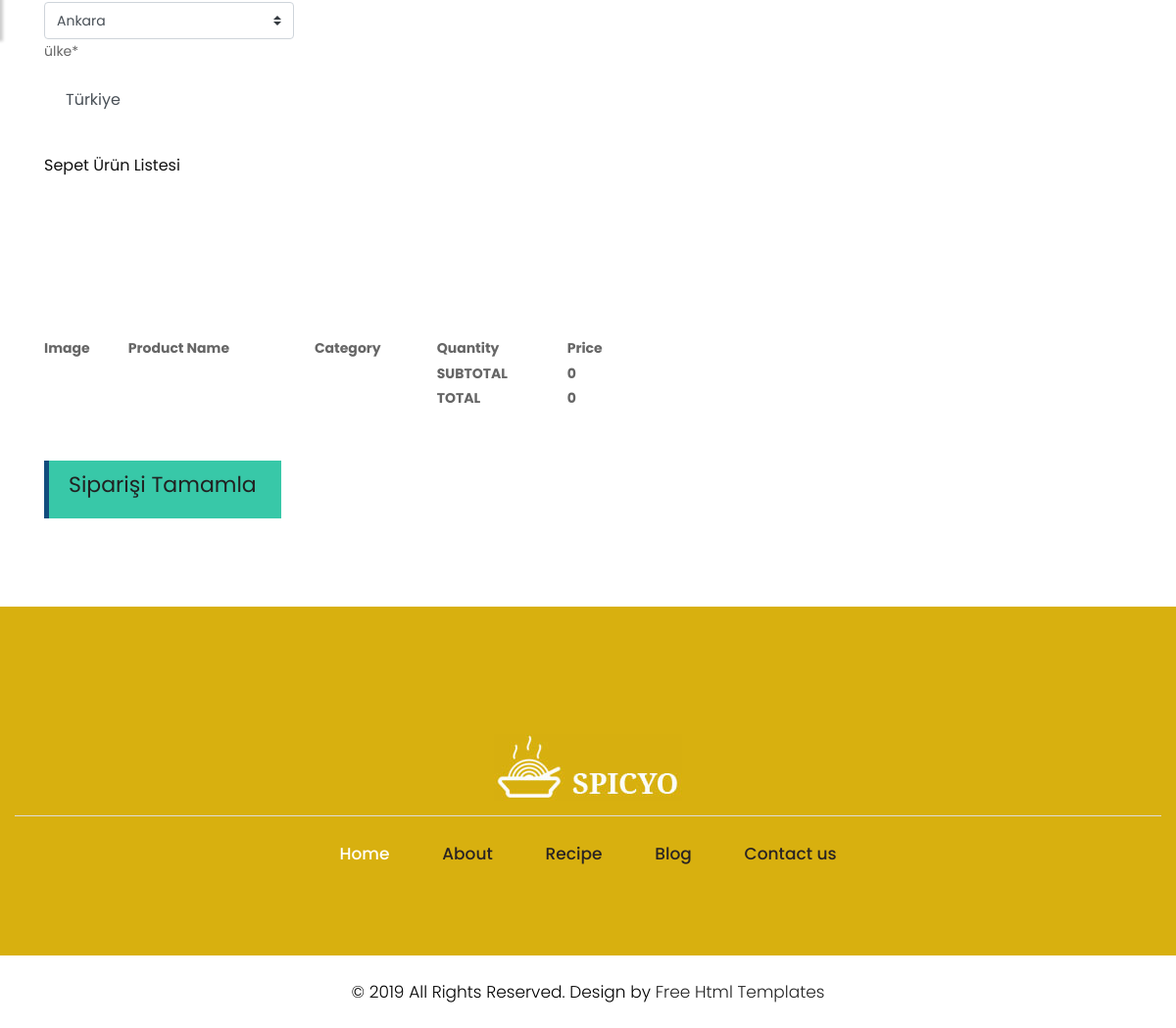
Before: /order/orderproduct/ (signed in, lower part) with the older database file.
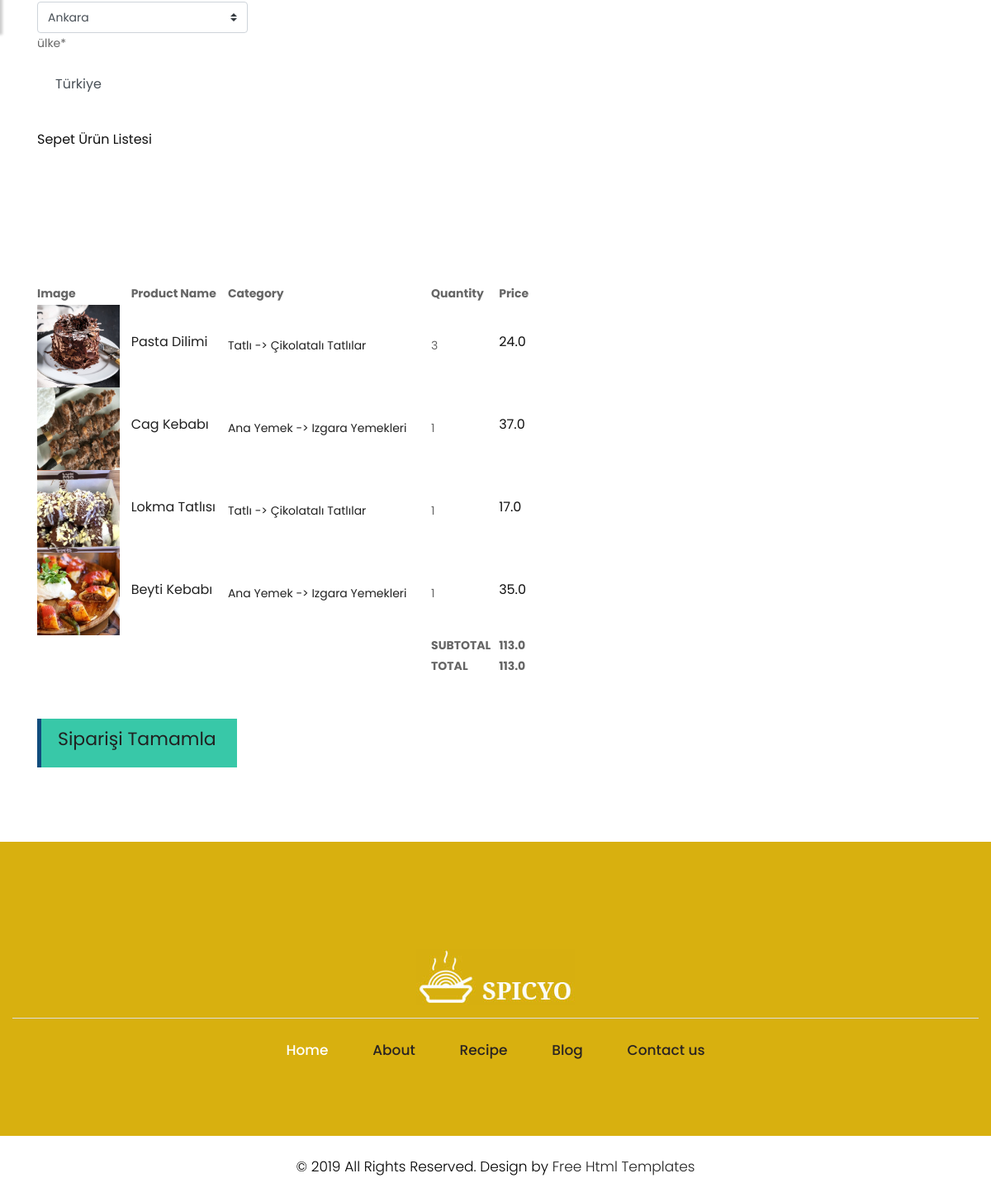
After: the same page with the newer database file.
### home/models.py (models this page shows, shortened)
class UserProfile(models.Model):
    user = models.OneToOneField(User, on_delete=models.CASCADE)
    phone = models.CharField(blank=True, max_length=20)
    address = models.CharField(max_length=150)
    city = models.CharField(blank=True, max_length=20)
    country = models.CharField(blank=True, max_length=20)
    image = models.ImageField(blank=True, upload_to='images/users/')
    def image_tag(self):
        return mark_safe('<img src="{}" height="50"/>'.format(self.image.url))
    image_tag.short_description = 'Image'

### order/models.py (models this page shows, shortened)
class ShopCart(models.Model):
    user = models.ForeignKey(User, on_delete=models.SET_NULL, null=True)
    product = models.ForeignKey(Product, on_delete=models.SET_NULL, null=True)
    quantity = models.IntegerField()
    @property
    def amount(self):
         return (self.quantity * self.product.price)

### product/models.py (models this page shows, shortened)
class Product(models.Model):
    STATUS = (
        ('True', 'Evet'),
        ('False', 'Hayır'),
    )
    catagory = models.ForeignKey(Catagory, on_delete=models.CASCADE)
    title = models.CharField(max_length=150)
    keywords = models.CharField(blank=True,max_length=255)
    description = models.CharField(blank=True,max_length=255)
    price = models.FloatField()
    amount = models.IntegerField()
    detail = RichTextUploadingField()
    slug = models.SlugField(null=False, unique=True)
    image = models.ImageField(blank=True, upload_to='images/')
    status = models.CharField(max_length=10, choices=STATUS)
    create_at = models.DateTimeField(auto_now_add=True)
    update_at = models.DateTimeField(auto_now_add=True)
    def image_tag(self):
        return mark_safe('<img src="{}" height="50"/>'.format(self.image.url))
    image_tag.short_description = 'Image'

class Catagory(MPTTModel):
    STATUS = (
        ('True', 'Evet'),
        ('False', 'Hayır'),
    )
    title = models.CharField(max_length=100)
    keywords = models.CharField(max_length=255)
    description = models.CharField(max_length=255)
    image = models.ImageField(blank=True, upload_to='images/')
    status = models.CharField(max_length=10, choices=STATUS)
    slug = models.SlugField(null=False, unique=True)
    parent = TreeForeignKey('self', blank=True, null=True, related_name='children', on_delete=models.CASCADE)
    create_at = models.DateTimeField(auto_now_add=True)
    update_at = models.DateTimeField(auto_now_add=True)
    class MPTTMeta:
        order_insertion_by= ['title']
    def __str__(self):
        full_path = [self.title]
        k = self.parent
        while k is not None:
            full_path.append(k.title)
            k = k.parent
        return ' -> '.join(full_path[::-1])
    def image_tag(self):
        return mark_safe('<img src="{}" height="50"/>'.format(self.image.url))
    image_tag.short_description = 'Image'

### order/views.py (the view, shortened to what this page needs)
# urls.py: path('orderproduct/', views.orderproduct, name='orderproduct'),
@login_required(login_url='/login')
def orderproduct(request):
    catagory = Catagory.objects.all()
    current_user=request.user
    shopcart = ShopCart.objects.filter(user_id=current_user.id)
    total = 0
    for rs in shopcart:
        total += rs.product.price * rs.quantity
    form = OrderForm()
    profile = UserProfile.objects.get(user_id=current_user.id)
    context = {'shopcart': shopcart,
               'catagory': catagory,
               'total': total,
               'profile': profile,
               'form': form,
               }
    return render(request, 'Order_Form.html', context)

### order/models.py
class OrderForm(ModelForm):
    class Meta:
        model = Order
        fields = ['first_name', 'last_name', 'address', 'phone', 'city', 'country']

### order/templates/Order_Form.html (shortened to what this page needs)
{% extends 'homebase.html' %}
{% block content %}
    <div class="section">
        <div class="container">
            <div class="row">
                <form action="" method="post">
                    <div class="col-12 col-md-3">
                        <br/><br/><br/>
                        <br/><br/><br/><br/>
                        <div class="row">
                            <div class="col-12">
                                <select class="custom-select d-block w-100" name ="city">
                                    <option value="{{profile.city }}" seçilen>{{ profile.city }}</option>
                                </select>
                            </div>
                            <div class="col-12">
                                <label for="country">ülke<span>*</span></label>
                                <input type="text" class="form-control" name="country" value="{{profile.country}}">
                            </div>
                        </div>
                    </div>
                    <div class="col-12 col-md-4">
                        <h4>Sepet Ürün Listesi</h4>
                        <table cellpadding="2" width="600">
                            <br/><br/><br/>
                            <tr>
                                <th>Image</th>
                                <th>Product Name</th>
                                <th>Category</th>
                                <th>Quantity</th>
                                <th>Price</th>
                            </tr>
                            <br/><br/><br/>
                            <tbody>
                            {% for rs in shopcart %}
                                <tr>
                                    <td><img src="{{ rs.product.image.url }}" style="width: 100px; height: 100px;" alt=""></td>
                                    <td><h4 class="product-name"><a href="/product/{{ rs.id }}/{{ rs.slug }}">{{ rs.product.title }}</a></h4></td>
                                    <td><a href="/catagory/{{ rs.catagory_id }}/{{ rs.catagory.slug }}"> {{ rs.product.catagory }}</a> </td>
                                    <td>{{ rs.quantity }}</td>
                                    <td><h4>{{ rs.amount }}</h4></td>
                                </tr>
                            {% endfor %}
                            </tbody>
                            <tfoot>
                            <tr>
                                <th class="empty-form" colspan="3"></th>
                                <th>SUBTOTAL</th>
                                <th aria-colspan="2" class="total">{{ total }}</th>
                            </tr>
                            <tr>
                                <th class="empty-form" colspan="3"></th>
                                <th>TOTAL</th>
                                <th aria-colspan="2">{{ total }}</th>
                            </tr>
                            </tfoot>
                        </table>
                        <br/><br/>
                        <button type="submit" class="main_bt"><h2 style="color:yellow;"><a href="/order/orderproduct"> Siparişi Tamamla</a></h2></button>
                    </div>
                </form>
            </div>
        </div>
    </div>
{% endblock %}

### home/templates/homebase.html (shortened to what this page needs)
<!DOCTYPE html>
<html lang="en">
<head>
    {% load static %}
    <link rel="stylesheet" href="{% static 'css/bootstrap.min.css'%}" />
    <link rel="stylesheet" href="{% static 'css/owl.carousel.min.css'%}" />
    <link rel="stylesheet" href="{% static 'css/style.css'%}" />
    <link rel="stylesheet" href="{% static 'css/responsive.css'%}" />
    <link rel="stylesheet" href="https://cdnjs.cloudflare.com/ajax/libs/font-awesome/4.7.0/css/font-awesome.min.css">
    <link rel="stylesheet" href="https://ajax.googleapis.com/ajax/libs/jqueryui/1.11.4/themes/smoothness/jquery-ui.css">
</head>
<body>
{% block content %}{% endblock %}
{% include 'footer.html' %}
</body>
</html>

### home/templates/header.html (shortened to what this page needs)
{% load static %}
{% load mptt_tags %}

### home/templates/sidebar.html (shortened to what this page needs)
{% load static %}
                                {% load mptt_tags %}

### home/templates/footer.html (shortened to what this page needs)
{% load static %}
    <fooetr>
        <div class="footer">
            <div class="container-fluid">
                <div class="row">
                    <div class="col-md-12">
                        <div class="footer_logo">
                          <a href="index.html"><img src="{% static 'images/logo1.jpg'%}" alt="logo" /></a>
                        </div>
                    </div>
                    <div class="col-md-12">
                        <ul class="lik">
                            <li class="active"> <a href="index.html">Home</a></li>
                            <li> <a href="about.html">About</a></li>
                            <li> <a href="recipe.html">Recipe</a></li>
                            <li> <a href="blog.html">Blog</a></li>
                            <li> <a href="contact.html">Contact us</a></li>
                        </ul>
                    </div>
                </div>
            </div>
            <div class="copyright">
                <div class="container">
                    <p>© 2019 All Rights Reserved. Design by<a href="https://html.design/"> Free Html Templates</a></p>
                </div>
            </div>
        </div>
    </fooetr>

### home/static/css/style.css (style rules this page uses)
body { color: #666666; font-size: 14px; font-family: 'poppins', sans-serif; line-height: 1.80857; font-weight: normal; }
a { color: #1f1f1f; text-decoration: none !important; outline: none !important; -webkit-transition: all .3s ease-in-out; -moz-transition: all .3s ease-in-out; -ms-transition: all .3s ease-in-out; -o-transition: all .3s ease-in-out; transition: all .3s ease-in-out; }
h1, h2, h3, h4, h5, h6 { letter-spacing: 0; font-weight: normal; position: relative; padding: 0 0 10px 0; font-weight: normal; line-height: normal; color: #111111; margin: 0 }
h2 { font-size: 22px }
h4 { font-size: 16px }
*, *::after, *::before { -webkit-box-sizing: border-box; -moz-box-sizing: border-box; box-sizing: border-box; }
h1 a, h2 a, h3 a, h4 a, h5 a, h6 a { color: #212121; text-decoration: none!important; opacity: 1 }
ul, li, ol { margin: 0px; padding: 0px; list-style: none; }
p { margin: 0px; font-weight: 300; font-size: 15px; line-height: 24px; }
a { color: #222222; text-decoration: none; outline: none !important; }
a, .btn { text-decoration: none !important; outline: none !important; -webkit-transition: all .3s ease-in-out; -moz-transition: all .3s ease-in-out; -ms-transition: all .3s ease-in-out; -o-transition: all .3s ease-in-out; transition: all .3s ease-in-out; }
img { max-width: 100%; height: auto; }
button { border: 0; margin: 0; padding: 0; cursor: pointer; }
.main_bt { background: #38c8a8; color: #fff; padding: 8px 25px 8px 20px; float: left; font-size: 15px; font-weight: 300; border-left: solid #114c7d 5px; border-radius: 0; }
.footer { background: #d8b00f; padding-top:90px; margin-top: 90px; }
.form-control { border: #fff solid 2px; border-radius: inherit; margin-bottom: 25px; padding: 15px 20px; font-family: poppins; }
.footer_logo { margin-top: 40px; text-align: center; border-bottom: #ddd solid 1px; padding-bottom: 15px; margin-bottom: 15px; }
ul.lik { text-align: center; margin-top: 10px; }
ul.lik li { display: inline-block; }
ul.lik li a { color: #292323; font-size: 17px; line-height: 27px; padding: 0px 25px; font-weight: 500; }
ul.lik li.active a { color: #fff; }
.copyright { background: #fff; margin-top: 90px; }
.copyright p { color: #000; text-align: center; padding: 25px 0px; font-size: 17px; }
* { margin: 0; padding: 0; }

Changed rows visible on the page:
added ShopCart: product.image (picture), product "Pasta Dilimi", product.catagory "Tatlı -> Çikolatalı Tatlılar", quantity "3", amount "24.0"
added ShopCart: product.image (picture), product "Cag Kebabı", product.catagory "Ana Yemek -> Izgara Yemekleri", quantity "1", amount "37.0"
added ShopCart: product.image (picture), product "Lokma Tatlısı", product.catagory "Tatlı -> Çikolatalı Tatlılar", quantity "1", amount "17.0"
added ShopCart: product.image (picture), product "Beyti Kebabı", product.catagory "Ana Yemek -> Izgara Yemekleri", quantity "1", amount "35.0"
Other visible differences:
{{ total }}: "0" → "113.0"
